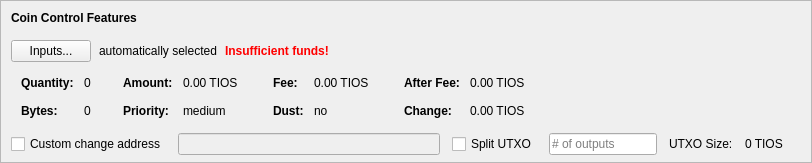
    <widget class="QFrame" name="frameCoinControl">
     <property name="sizePolicy">
      <sizepolicy hsizetype="Expanding" vsizetype="Expanding">
       <horstretch>0</horstretch>
       <verstretch>0</verstretch>
      </sizepolicy>
     </property>
     <property name="maximumSize">
      <size>
       <width>16777215</width>
       <height>16777215</height>
      </size>
     </property>
     <property name="frameShape">
      <enum>QFrame::StyledPanel</enum>
     </property>
     <property name="frameShadow">
      <enum>QFrame::Sunken</enum>
     </property>
     <layout class="QVBoxLayout" name="verticalLayoutCoinControl2">
      <property name="spacing">
       <number>0</number>
      </property>
      <property name="leftMargin">
       <number>0</number>
      </property>
      <property name="topMargin">
       <number>0</number>
      </property>
      <property name="rightMargin">
       <number>0</number>
      </property>
      <property name="bottomMargin">
       <number>6</number>
      </property>
      <item>
       <layout class="QVBoxLayout" name="verticalLayoutCoinControl" stretch="0,0,0,0,1">
        <property name="spacing">
         <number>0</number>
        </property>
        <property name="leftMargin">
         <number>10</number>
        </property>
        <property name="topMargin">
         <number>10</number>
        </property>
        <item>
         <layout class="QHBoxLayout" name="horizontalLayoutCoinControl1">
          <property name="bottomMargin">
           <number>15</number>
          </property>
          <item>
           <widget class="QLabel" name="labelCoinControlFeatures">
            <property name="sizePolicy">
             <sizepolicy hsizetype="Preferred" vsizetype="Maximum">
              <horstretch>0</horstretch>
              <verstretch>0</verstretch>
             </sizepolicy>
            </property>
            <property name="font">
             <font>
              <weight>75</weight>
              <bold>true</bold>
             </font>
            </property>
            <property name="styleSheet">
             <string notr="true">font-weight:bold;</string>
            </property>
            <property name="text">
             <string>Coin Control Features</string>
            </property>
           </widget>
          </item>
         </layout>
        </item>
        <item>
         <layout class="QHBoxLayout" name="horizontalLayoutCoinControl2" stretch="0,0,0,0">
          <property name="spacing">
           <number>8</number>
          </property>
          <property name="bottomMargin">
           <number>10</number>
          </property>
          <item>
           <widget class="QPushButton" name="pushButtonCoinControl">
            <property name="styleSheet">
             <string notr="true"/>
            </property>
            <property name="text">
             <string>Inputs...</string>
            </property>
            <property name="autoDefault">
             <bool>false</bool>
            </property>
           </widget>
          </item>
          <item>
           <widget class="QLabel" name="labelCoinControlAutomaticallySelected">
            <property name="text">
             <string>automatically selected</string>
            </property>
            <property name="margin">
             <number>5</number>
            </property>
           </widget>
          </item>
          <item>
           <widget class="QLabel" name="labelCoinControlInsuffFunds">
            <property name="font">
             <font>
              <weight>75</weight>
              <bold>true</bold>
             </font>
            </property>
            <property name="styleSheet">
             <string notr="true">color:red;font-weight:bold;</string>
            </property>
            <property name="text">
             <string>Insufficient funds!</string>
            </property>
            <property name="margin">
             <number>5</number>
            </property>
           </widget>
          </item>
          <item>
           <spacer name="horizontalSpacerCoinControl">
            <property name="orientation">
             <enum>Qt::Horizontal</enum>
            </property>
            <property name="sizeHint" stdset="0">
             <size>
              <width>40</width>
              <height>1</height>
             </size>
            </property>
           </spacer>
          </item>
         </layout>
        </item>
        <item>
         <widget class="QWidget" name="widgetCoinControl" native="true">
          <property name="sizePolicy">
           <sizepolicy hsizetype="Preferred" vsizetype="Preferred">
            <horstretch>0</horstretch>
            <verstretch>0</verstretch>
           </sizepolicy>
          </property>
          <property name="minimumSize">
           <size>
            <width>0</width>
            <height>0</height>
           </size>
          </property>
          <property name="styleSheet">
           <string notr="true"/>
          </property>
          <layout class="QHBoxLayout" name="horizontalLayoutCoinControl5">
           <property name="leftMargin">
            <number>0</number>
           </property>
           <property name="topMargin">
            <number>0</number>
           </property>
           <property name="rightMargin">
            <number>0</number>
           </property>
           <property name="bottomMargin">
            <number>0</number>
           </property>
           <item>
            <layout class="QHBoxLayout" name="horizontalLayoutCoinControl3" stretch="0,0,0,1">
             <property name="spacing">
              <number>20</number>
             </property>
             <property name="topMargin">
              <number>0</number>
             </property>
             <property name="bottomMargin">
              <number>10</number>
             </property>
             <item>
              <layout class="QFormLayout" name="formLayoutCoinControl1">
               <property name="horizontalSpacing">
                <number>10</number>
               </property>
               <property name="verticalSpacing">
                <number>14</number>
               </property>
               <property name="leftMargin">
                <number>10</number>
               </property>
               <property name="topMargin">
                <number>4</number>
               </property>
               <property name="rightMargin">
                <number>6</number>
               </property>
               <item row="0" column="0">
                <widget class="QLabel" name="labelCoinControlQuantityText">
                 <property name="font">
                  <font>
                   <weight>75</weight>
                   <bold>true</bold>
                  </font>
                 </property>
                 <property name="text">
                  <string>Quantity:</string>
                 </property>
                 <property name="margin">
                  <number>0</number>
                 </property>
                </widget>
               </item>
               <item row="0" column="1">
                <widget class="QLabel" name="labelCoinControlQuantity">
                 <property name="cursor">
                  <cursorShape>IBeamCursor</cursorShape>
                 </property>
                 <property name="contextMenuPolicy">
                  <enum>Qt::ActionsContextMenu</enum>
                 </property>
                 <property name="text">
                  <string notr="true">0</string>
                 </property>
                 <property name="margin">
                  <number>0</number>
                 </property>
                 <property name="textInteractionFlags">
                  <set>Qt::LinksAccessibleByMouse|Qt::TextSelectableByKeyboard|Qt::TextSelectableByMouse</set>
                 </property>
                </widget>
               </item>
               <item row="1" column="0">
                <widget class="QLabel" name="labelCoinControlBytesText">
                 <property name="font">
                  <font>
                   <weight>75</weight>
                   <bold>true</bold>
                  </font>
                 </property>
                 <property name="text">
                  <string>Bytes:</string>
                 </property>
                </widget>
               </item>
               <item row="1" column="1">
                <widget class="QLabel" name="labelCoinControlBytes">
                 <property name="cursor">
                  <cursorShape>IBeamCursor</cursorShape>
                 </property>
                 <property name="contextMenuPolicy">
                  <enum>Qt::ActionsContextMenu</enum>
                 </property>
                 <property name="text">
                  <string notr="true">0</string>
                 </property>
                 <property name="textInteractionFlags">
                  <set>Qt::LinksAccessibleByMouse|Qt::TextSelectableByKeyboard|Qt::TextSelectableByMouse</set>
                 </property>
                </widget>
               </item>
              </layout>
             </item>
             <item>
              <layout class="QFormLayout" name="formLayoutCoinControl2">
               <property name="horizontalSpacing">
                <number>10</number>
               </property>
               <property name="verticalSpacing">
                <number>14</number>
               </property>
               <property name="leftMargin">
                <number>6</number>
               </property>
               <property name="topMargin">
                <number>4</number>
               </property>
               <property name="rightMargin">
                <number>6</number>
               </property>
               <item row="0" column="0">
                <widget class="QLabel" name="labelCoinControlAmountText">
                 <property name="font">
                  <font>
                   <weight>75</weight>
                   <bold>true</bold>
                  </font>
                 </property>
                 <property name="text">
                  <string>Amount:</string>
                 </property>
                 <property name="margin">
                  <number>0</number>
                 </property>
                </widget>
               </item>
               <item row="0" column="1">
                <widget class="QLabel" name="labelCoinControlAmount">
                 <property name="cursor">
                  <cursorShape>IBeamCursor</cursorShape>
                 </property>
                 <property name="contextMenuPolicy">
                  <enum>Qt::ActionsContextMenu</enum>
                 </property>
                 <property name="text">
                  <string notr="true">0.00 TIOS </string>
                 </property>
                 <property name="textInteractionFlags">
                  <set>Qt::LinksAccessibleByMouse|Qt::TextSelectableByKeyboard|Qt::TextSelectableByMouse</set>
                 </property>
                </widget>
               </item>
               <item row="1" column="0">
                <widget class="QLabel" name="labelCoinControlPriorityText">
                 <property name="font">
                  <font>
                   <weight>75</weight>
                   <bold>true</bold>
                  </font>
                 </property>
                 <property name="text">
                  <string>Priority:</string>
                 </property>
                </widget>
               </item>
               <item row="1" column="1">
                <widget class="QLabel" name="labelCoinControlPriority">
                 <property name="cursor">
                  <cursorShape>IBeamCursor</cursorShape>
                 </property>
                 <property name="contextMenuPolicy">
                  <enum>Qt::ActionsContextMenu</enum>
                 </property>
                 <property name="text">
                  <string>medium</string>
                 </property>
                 <property name="textInteractionFlags">
                  <set>Qt::LinksAccessibleByMouse|Qt::TextSelectableByKeyboard|Qt::TextSelectableByMouse</set>
                 </property>
                </widget>
               </item>
              </layout>
             </item>
             <item>
              <layout class="QFormLayout" name="formLayoutCoinControl3">
               <property name="horizontalSpacing">
                <number>10</number>
               </property>
               <property name="verticalSpacing">
                <number>14</number>
               </property>
               <property name="leftMargin">
                <number>6</number>
               </property>
               <property name="topMargin">
                <number>4</number>
               </property>
               <property name="rightMargin">
                <number>6</number>
               </property>
               <item row="0" column="0">
                <widget class="QLabel" name="labelCoinControlFeeText">
                 <property name="font">
                  <font>
                   <weight>75</weight>
                   <bold>true</bold>
                  </font>
                 </property>
                 <property name="text">
                  <string>Fee:</string>
                 </property>
                 <property name="margin">
                  <number>0</number>
                 </property>
                </widget>
               </item>
               <item row="0" column="1">
                <widget class="QLabel" name="labelCoinControlFee">
                 <property name="cursor">
                  <cursorShape>IBeamCursor</cursorShape>
                 </property>
                 <property name="contextMenuPolicy">
                  <enum>Qt::ActionsContextMenu</enum>
                 </property>
                 <property name="text">
                  <string notr="true">0.00 TIOS </string>
                 </property>
                 <property name="textInteractionFlags">
                  <set>Qt::LinksAccessibleByMouse|Qt::TextSelectableByKeyboard|Qt::TextSelectableByMouse</set>
                 </property>
                </widget>
               </item>
               <item row="1" column="0">
                <widget class="QLabel" name="labelCoinControlLowOutputText">
                 <property name="font">
                  <font>
                   <weight>75</weight>
                   <bold>true</bold>
                  </font>
                 </property>
                 <property name="text">
                  <string>Dust:</string>
                 </property>
                </widget>
               </item>
               <item row="1" column="1">
                <widget class="QLabel" name="labelCoinControlLowOutput">
                 <property name="cursor">
                  <cursorShape>IBeamCursor</cursorShape>
                 </property>
                 <property name="contextMenuPolicy">
                  <enum>Qt::ActionsContextMenu</enum>
                 </property>
                 <property name="text">
                  <string>no</string>
                 </property>
                 <property name="textInteractionFlags">
                  <set>Qt::LinksAccessibleByMouse|Qt::TextSelectableByKeyboard|Qt::TextSelectableByMouse</set>
                 </property>
                </widget>
               </item>
              </layout>
             </item>
             <item>
              <layout class="QFormLayout" name="formLayoutCoinControl4">
               <property name="horizontalSpacing">
                <number>10</number>
               </property>
               <property name="verticalSpacing">
                <number>14</number>
               </property>
               <property name="leftMargin">
                <number>6</number>
               </property>
               <property name="topMargin">
                <number>4</number>
               </property>
               <property name="rightMargin">
                <number>6</number>
               </property>
               <item row="0" column="0">
                <widget class="QLabel" name="labelCoinControlAfterFeeText">
                 <property name="font">
                  <font>
                   <weight>75</weight>
                   <bold>true</bold>
                  </font>
                 </property>
                 <property name="text">
                  <string>After Fee:</string>
                 </property>
                 <property name="margin">
                  <number>0</number>
                 </property>
                </widget>
               </item>
               <item row="0" column="1">
                <widget class="QLabel" name="labelCoinControlAfterFee">
                 <property name="cursor">
                  <cursorShape>IBeamCursor</cursorShape>
                 </property>
                 <property name="contextMenuPolicy">
                  <enum>Qt::ActionsContextMenu</enum>
                 </property>
                 <property name="text">
                  <string notr="true">0.00 TIOS </string>
                 </property>
                 <property name="textInteractionFlags">
                  <set>Qt::LinksAccessibleByMouse|Qt::TextSelectableByKeyboard|Qt::TextSelectableByMouse</set>
                 </property>
                </widget>
               </item>
               <item row="1" column="0">
                <widget class="QLabel" name="labelCoinControlChangeText">
                 <property name="font">
                  <font>
                   <weight>75</weight>
                   <bold>true</bold>
                  </font>
                 </property>
                 <property name="text">
                  <string>Change:</string>
                 </property>
                </widget>
               </item>
               <item row="1" column="1">
                <widget class="QLabel" name="labelCoinControlChange">
                 <property name="cursor">
                  <cursorShape>IBeamCursor</cursorShape>
                 </property>
                 <property name="contextMenuPolicy">
                  <enum>Qt::ActionsContextMenu</enum>
                 </property>
                 <property name="text">
                  <string notr="true">0.00 TIOS </string>
                 </property>
                 <property name="textInteractionFlags">
                  <set>Qt::LinksAccessibleByMouse|Qt::TextSelectableByKeyboard|Qt::TextSelectableByMouse</set>
                 </property>
                </widget>
               </item>
              </layout>
             </item>
            </layout>
           </item>
          </layout>
         </widget>
        </item>
        <item>
         <layout class="QHBoxLayout" name="horizontalLayoutCoinControl4" stretch="0,0,0,0,0,0,0">
          <property name="spacing">
           <number>12</number>
          </property>
          <property name="sizeConstraint">
           <enum>QLayout::SetDefaultConstraint</enum>
          </property>
          <property name="topMargin">
           <number>5</number>
          </property>
          <property name="rightMargin">
           <number>5</number>
          </property>
          <item>
           <widget class="QCheckBox" name="checkBoxCoinControlChange">
            <property name="toolTip">
             <string>If this is activated, but the change address is empty or invalid, change will be sent to a newly generated address.</string>
            </property>
            <property name="text">
             <string>Custom change address</string>
            </property>
           </widget>
          </item>
          <item>
           <widget class="QValidatedLineEdit" name="lineEditCoinControlChange">
            <property name="enabled">
             <bool>false</bool>
            </property>
            <property name="sizePolicy">
             <sizepolicy hsizetype="Expanding" vsizetype="Fixed">
              <horstretch>0</horstretch>
              <verstretch>0</verstretch>
             </sizepolicy>
            </property>
           </widget>
          </item>
          <item>
           <widget class="QCheckBox" name="splitBlockCheckBox">
            <property name="text">
             <string>Split UTXO</string>
            </property>
           </widget>
          </item>
          <item>
           <widget class="QLineEdit" name="splitBlockLineEdit">
            <property name="sizePolicy">
             <sizepolicy hsizetype="Fixed" vsizetype="Fixed">
              <horstretch>50</horstretch>
              <verstretch>0</verstretch>
             </sizepolicy>
            </property>
            <property name="placeholderText">
             <string># of outputs</string>
            </property>
           </widget>
          </item>
          <item>
           <widget class="QLabel" name="labelBlockSizeText">
            <property name="text">
             <string>UTXO Size:</string>
            </property>
           </widget>
          </item>
          <item>
           <widget class="QLabel" name="labelBlockSize">
            <property name="text">
             <string>0 TIOS </string>
            </property>
           </widget>
          </item>
          <item>
           <widget class="QLabel" name="labelCoinControlChangeLabel">
            <property name="sizePolicy">
             <sizepolicy hsizetype="Preferred" vsizetype="Expanding">
              <horstretch>0</horstretch>
              <verstretch>0</verstretch>
             </sizepolicy>
            </property>
            <property name="minimumSize">
             <size>
              <width>0</width>
              <height>0</height>
             </size>
            </property>
            <property name="text">
             <string/>
            </property>
            <property name="margin">
             <number>3</number>
            </property>
           </widget>
          </item>
         </layout>
        </item>
        <item>
         <spacer name="verticalSpacerCoinControl">
          <property name="orientation">
           <enum>Qt::Vertical</enum>
          </property>
          <property name="sizeHint" stdset="0">
           <size>
            <width>800</width>
            <height>1</height>
           </size>
          </property>
         </spacer>
        </item>
       </layout>
      </item>
     </layout>
    </widget>
